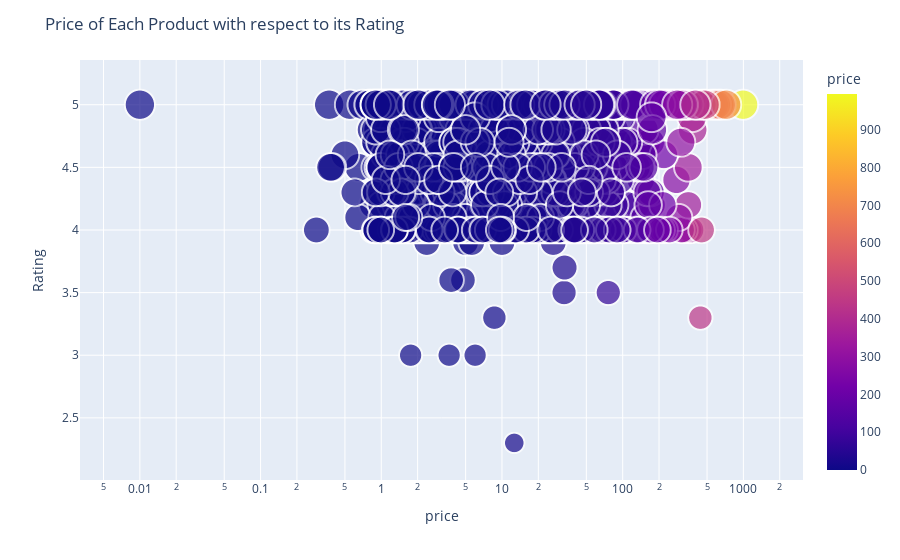

Write notebook code for a chart like this one.
### Code cell
import plotly.express as px
import math
e = pd.read_csv("new_amazon_data.csv")
df=pd.DataFrame(e)
#df = px.data.gapminder(e)

fig = px.scatter(df, x="price", y="Rating", size="Rating"
,color="price", hover_name="product_name_new", log_x=True, size_max=30, title = "")
fig.update_layout(title_text="Price of Each Product with respect to its Rating")
fig.update_traces(mode='markers', marker=dict(sizemode='area',
                                               line_width=2))
fig.show()

### Figure 1 — Plotly figure (JSON) as saved in the notebook; plotly's stock layout.template omitted (floating-point values rounded to 4 significant figures; data arrays with more than 128 entries replaced by an {"elided": "..."} marker saying what was removed)
{"data": [{"hovertemplate": "<b>%{hovertext}</b><br><br>price=%{marker.color}<br>Rating=%{marker.size}<extra></extra>", "hovertext": {"elided": "8000 str values"}, "legendgroup": "", "marker": {"color": {"elided": "8000 float values"}, "coloraxis": "coloraxis", "line": {"width": 2}, "size": {"elided": "8000 float values"}, "sizemode": "area", "sizeref": 0.005556, "symbol": "circle"}, "mode": "markers", "name": "", "showlegend": false, "type": "scattergl", "x": {"elided": "8000 float values"}, "xaxis": "x", "y": {"elided": "8000 float values"}, "yaxis": "y"}], "layout": {"coloraxis": {"colorbar": {"title": {"text": "price"}}, "colorscale": [[0, "#0d0887"], [0.1111, "#46039f"], [0.2222, "#7201a8"], [0.3333, "#9c179e"], [0.4444, "#bd3786"], [0.5556, "#d8576b"], [0.6667, "#ed7953"], [0.7778, "#fb9f3a"], [0.8889, "#fdca26"], [1, "#f0f921"]]}, "legend": {"itemsizing": "constant", "tracegroupgap": 0}, "margin": {"t": 60}, "title": {"text": "Price of Each Product with respect to its Rating"}, "xaxis": {"anchor": "y", "domain": [0, 1], "title": {"text": "price"}, "type": "log"}, "yaxis": {"anchor": "x", "domain": [0, 1], "title": {"text": "Rating"}}}}
